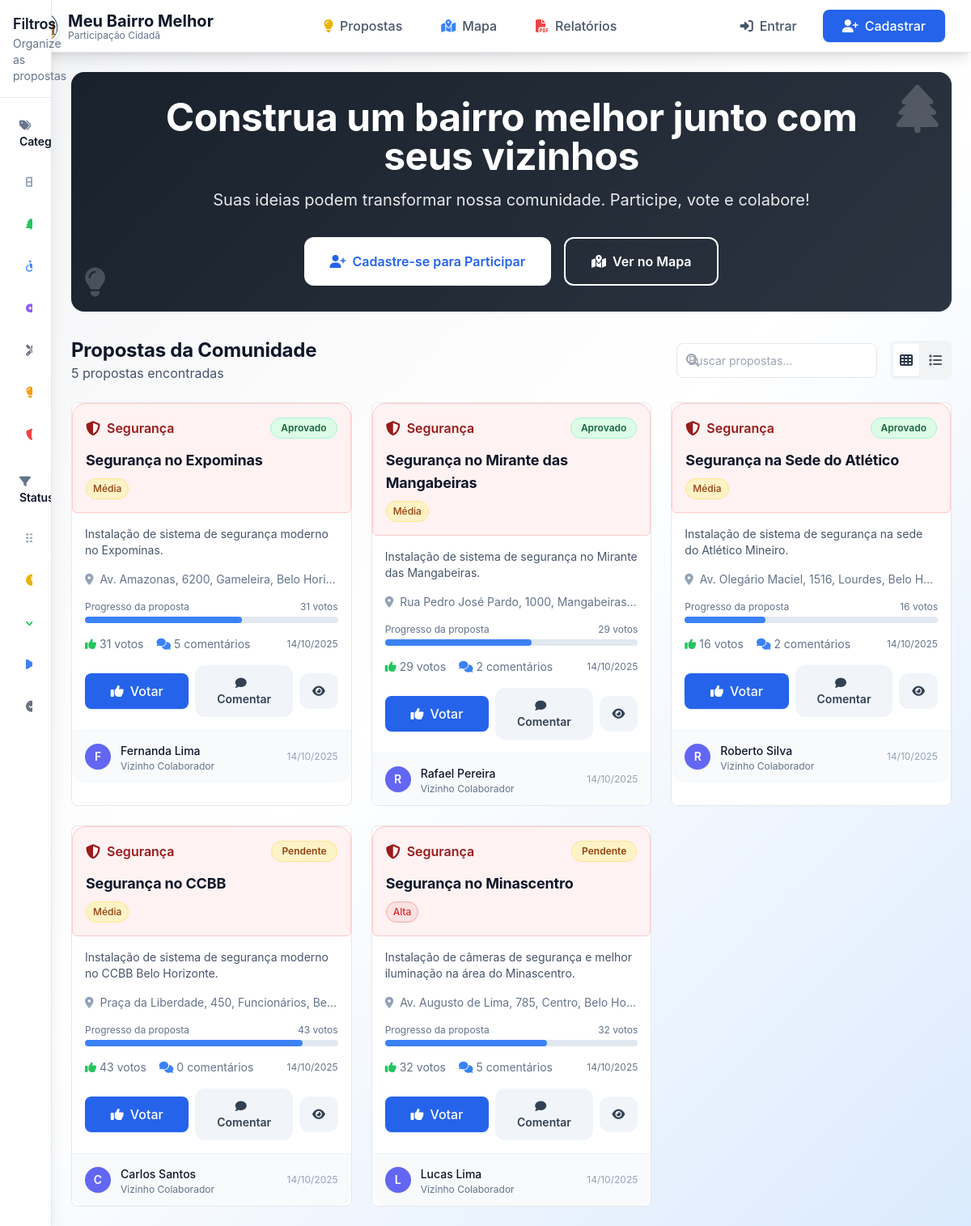
Page /?category=seguranca on the earlier database version.
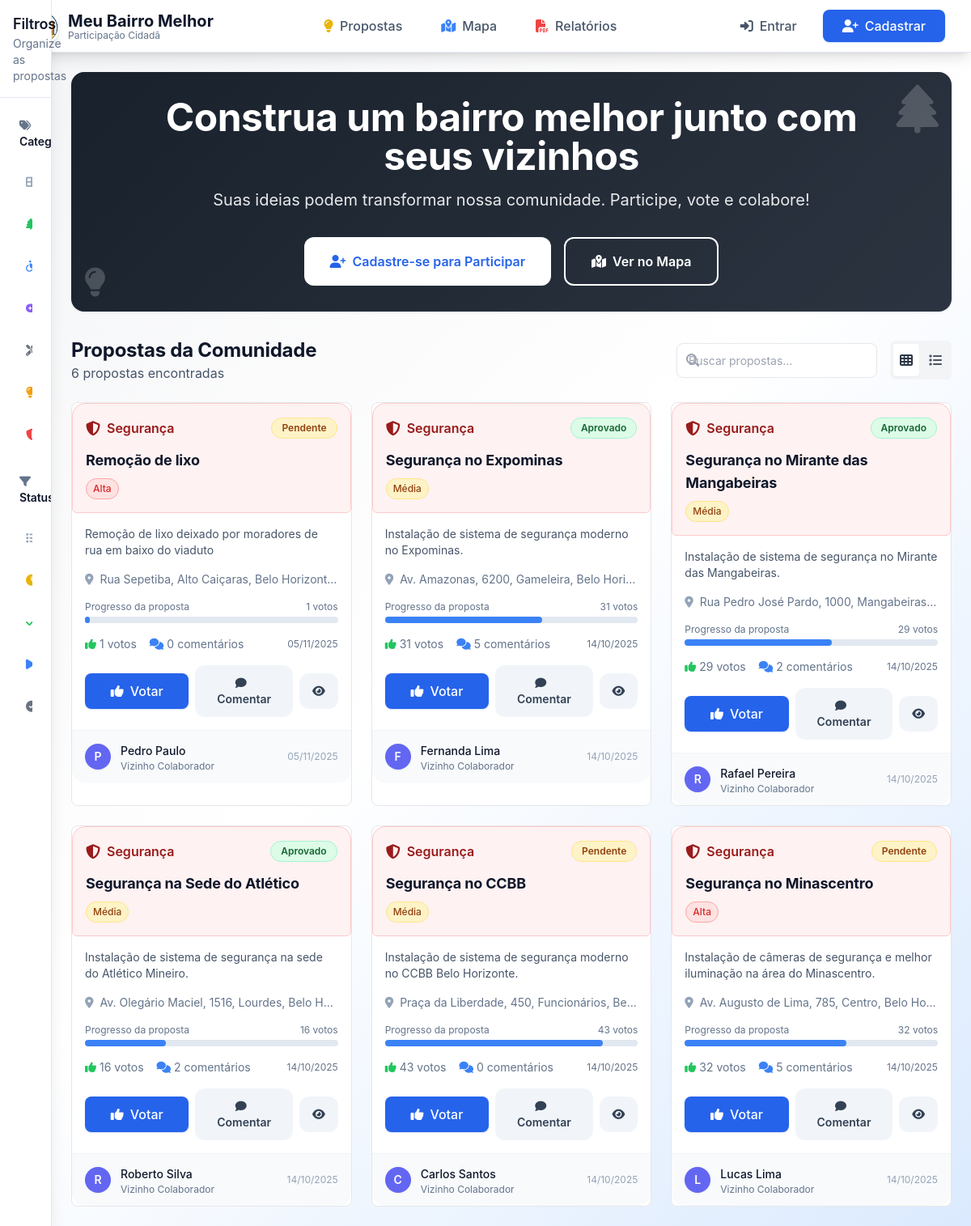
Same page on the later database version.
### app.py (models this page shows, shortened)
class Category(db.Model):
    id = db.Column(db.String(50), primary_key=True)
    name = db.Column(db.String(100), nullable=False)
    icon = db.Column(db.String(50))
    color = db.Column(db.String(7))

class Proposal(db.Model):
    id = db.Column(db.Integer, primary_key=True)
    title = db.Column(db.String(200), nullable=False)
    description = db.Column(db.Text, nullable=False)
    category = db.Column(db.String(50), db.ForeignKey('category.id'), nullable=False)
    latitude = db.Column(db.Float, nullable=False)
    longitude = db.Column(db.Float, nullable=False)
    address = db.Column(db.String(300), nullable=False)
    status = db.Column(db.String(20), default='pending')
    priority = db.Column(db.String(10), default='medium')
    votes_count = db.Column(db.Integer, default=0)
    comments_count = db.Column(db.Integer, default=0)
    author_id = db.Column(db.Integer, db.ForeignKey('user.id'), nullable=False)
    created_at = db.Column(db.DateTime, default=datetime.utcnow)
    updated_at = db.Column(db.DateTime, default=datetime.utcnow, onupdate=datetime.utcnow)
    author = db.relationship('User', backref='proposals')
    category_obj = db.relationship('Category', backref='proposals')

class User(UserMixin, db.Model):
    id = db.Column(db.Integer, primary_key=True)
    email = db.Column(db.String(120), unique=True, nullable=False)
    name = db.Column(db.String(100), nullable=False)
    password_hash = db.Column(db.String(128))
    created_at = db.Column(db.DateTime, default=datetime.utcnow)
    nome_completo = db.Column(db.String(200))
    cpf = db.Column(db.String(14))
    telefone = db.Column(db.String(20))
    endereco = db.Column(db.Text)
    cep = db.Column(db.String(10))
    data_nascimento = db.Column(db.Date)

### app.py (the view)
@app.route('/')
def index():
    page = request.args.get('page', 1, type=int)
    category = request.args.get('category', 'all')
    status = request.args.get('status', 'all')
    search = request.args.get('search', '')
    query = Proposal.query
    if category != 'all':
        query = query.filter(Proposal.category == category)
    if status != 'all':
        query = query.filter(Proposal.status == status)
    if search:
        query = query.filter(
            Proposal.title.contains(search) |
            Proposal.description.contains(search) |
            Proposal.address.contains(search)
        )
    proposals = query.order_by(Proposal.created_at.desc()).paginate(
        page=page, per_page=12, error_out=False
    )
    categories = Category.query.all()
    return render_template('index.html',
                         proposals=proposals,
                         categories=categories,
                         current_category=category,
                         current_status=status,
                         current_search=search)

### templates/index.html (shortened to what the changed rows need)
{% extends "base.html" %}
{% block content %}
<div class="hero-gradient rounded-2xl p-8 mb-8 text-white relative overflow-hidden">
    <div class="relative z-10">
        <div class="max-w-4xl mx-auto text-center">
            <h1 class="text-4xl md:text-5xl font-bold mb-4 animate-fadeInUp">
                Construa um bairro melhor junto com seus vizinhos
            </h1>
        </div>
    </div>
</div>
<div class="space-y-6">
    <div class="flex flex-col sm:flex-row sm:items-center sm:justify-between gap-4">
        <div>
            <h2 class="text-2xl font-bold text-neutral-900">Propostas da Comunidade</h2>
            <p class="text-neutral-600">
                {{ proposals.total }} {{ 'proposta encontrada' if proposals.total == 1 else 'propostas encontradas' }}
            </p>
        </div>
    </div>
    {% if proposals.items %}
        <div id="proposalsContainer" class="grid grid-cols-1 md:grid-cols-2 lg:grid-cols-3 gap-6">
            {% for proposal in proposals.items %}
            <div class="proposal-card card-hover animate-fadeInUp" style="animation-delay: {{ loop.index0 * 0.1 }}s;">
                <div class="category-{{ proposal.category }} p-4 rounded-t-2xl">
                    <div class="flex items-center justify-between mb-3">
                        <div class="flex items-center space-x-2">
                            <i class="fas fa-{{ proposal.category_obj.icon }} text-lg"></i>
                            <span class="font-semibold">{{ proposal.category_obj.name }}</span>
                        </div>
                        <span class="status-{{ proposal.status }} px-3 py-1 text-xs font-semibold rounded-full">
                            {% if proposal.status == 'pending' %}Pendente
                            {% elif proposal.status == 'approved' %}Aprovado
                            {% elif proposal.status == 'in_progress' %}Em Andamento
                            {% elif proposal.status == 'completed' %}Concluído
                            {% elif proposal.status == 'rejected' %}Rejeitado
                            {% endif %}
                        </span>
                    </div>
                    <h3 class="text-lg font-bold text-neutral-900 line-clamp-2 mb-2">{{ proposal.title }}</h3>
                    <div class="flex items-center space-x-2 text-sm">
                        <span class="priority-{{ proposal.priority }} px-2 py-1 text-xs font-medium rounded-full">
                            {% if proposal.priority == 'low' %}Baixa
                            {% elif proposal.priority == 'medium' %}Média
                            {% elif proposal.priority == 'high' %}Alta
                            {% endif %}
                        </span>
                    </div>
                </div>
                <div class="p-4">
                    <p class="text-neutral-600 text-sm mb-4 line-clamp-3">{{ proposal.description }}</p>
                    <div class="flex items-center text-sm text-neutral-500 mb-4">
                        <i class="fas fa-map-marker-alt mr-2 text-neutral-400"></i>
                        <span class="truncate">{{ proposal.address }}</span>
                    </div>
                    <div class="mb-4">
                        <div class="flex items-center justify-between text-xs text-neutral-500 mb-1">
                            <span>Progresso da proposta</span>
                            <span>{{ proposal.votes_count }} votos</span>
                        </div>
                        <div class="w-full bg-neutral-200 rounded-full h-2">
                            <div class="progress-bar-professional h-2 rounded-full" style="width: {{ (proposal.votes_count / 50 * 100) | round }}%"></div>
                        </div>
                    </div>
                    <div class="flex items-center justify-between text-sm text-neutral-500 mb-4">
                        <div class="flex items-center space-x-4">
                            <span class="flex items-center">
                                <i class="fas fa-thumbs-up mr-1 text-sustainability-500"></i>
                                {{ proposal.votes_count }} votos
                            </span>
                            <span class="flex items-center">
                                <i class="fas fa-comments mr-1 text-citizenship-500"></i>
                                {{ proposal.comments_count }} comentários
                            </span>
                        </div>
                        <span class="text-xs">{{ proposal.created_at.strftime('%d/%m/%Y') }}</span>
                    </div>
                    <div class="flex items-center space-x-2">
                        <button onclick="voteProposal({{ proposal.id }})"
                                class="btn-primary flex-1">
                            <i class="fas fa-thumbs-up mr-2"></i>Votar
                        </button>
                        <button onclick="commentProposal({{ proposal.id }})"
                                class="flex-1 bg-neutral-100 text-neutral-700 py-3 px-4 rounded-xl hover:bg-neutral-200 transition-all duration-300 text-sm font-semibold">
                            <i class="fas fa-comment mr-2"></i>Comentar
                        </button>
                        <a href="{{ url_for('proposta_detalhes', id=proposal.id) }}"
                           class="bg-neutral-100 text-neutral-700 py-3 px-4 rounded-xl hover:bg-neutral-200 transition-all duration-300 text-sm font-semibold">
                            <i class="fas fa-eye"></i>
                        </a>
                    </div>
                </div>
                <div class="px-4 py-3 bg-neutral-50 border-t border-neutral-100 rounded-b-2xl">
                    <div class="flex items-center justify-between">
                        <div class="flex items-center space-x-3">
                            <div class="w-8 h-8 user-avatar rounded-full flex items-center justify-center shadow-sm">
                                <span class="text-white text-sm font-semibold">{{ proposal.author.name[0].upper() }}</span>
                            </div>
                            <div>
                                <span class="text-sm font-medium text-neutral-900">{{ proposal.author.name }}</span>
                                <div class="text-xs text-neutral-500">Vizinho Colaborador</div>
                            </div>
                        </div>
                        <div class="text-xs text-neutral-400">
                            {{ proposal.created_at.strftime('%d/%m/%Y') }}
                        </div>
                    </div>
                </div>
            </div>
            {% endfor %}
        </div>
    {% endif %}
</div>
{% endblock %}

### templates/base.html (shortened to what the changed rows need)
<!DOCTYPE html>
<html lang="pt-BR">
<head>
    <script src="https://cdn.tailwindcss.com"></script>
    <link rel="stylesheet" href="https://cdnjs.cloudflare.com/ajax/libs/font-awesome/6.4.0/css/all.min.css">
    <link rel="stylesheet" href="{{ url_for('static', filename='css/custom.css') }}">
    <link rel="stylesheet" href="https://unpkg.com/leaflet@1.9.4/dist/leaflet.css" />
</head>
    <body class="min-h-screen gradient-bg">
    <div id="sidebar" class="hidden lg:flex fixed inset-y-0 left-0 z-50 w-16 bg-white shadow-xl transform lg:translate-x-0 transition-all duration-300 ease-in-out border-r border-neutral-200 flex flex-col sidebar-container">
        <div class="flex-1 overflow-y-auto">
            <div class="p-3 lg:p-6">
            <div class="mb-6">
                <div class="space-y-1">
                    {% for category in categories %}
                    <a href="{{ url_for('index', category=category.id) }}"
                       class="flex items-center px-3 lg:px-4 py-3 text-sm rounded-xl hover:bg-neutral-50 transition-all duration-200 group sidebar-link category-{{ category.id }} {% if request.args.get('category', 'all') == category.id %}border{% endif %}">
                        {% if category.name.lower() == 'arborização' %}
                            <i class="fas fa-tree mr-3 w-5 text-center" style="color: {{ category.color }}"></i>
                        {% elif category.name.lower() == 'acessibilidade' %}
                            <i class="fas fa-wheelchair mr-3 w-5 text-center" style="color: {{ category.color }}"></i>
                        {% elif category.name.lower() == 'lazer' %}
                            <i class="fas fa-gamepad mr-3 w-5 text-center" style="color: {{ category.color }}"></i>
                        {% elif category.name.lower() == 'infraestrutura' %}
                            <i class="fas fa-tools mr-3 w-5 text-center" style="color: {{ category.color }}"></i>
                        {% elif category.name.lower() == 'outros' %}
                            <i class="fas fa-ellipsis-h mr-3 w-5 text-center" style="color: {{ category.color }}"></i>
                        {% else %}
                            <i class="fas fa-{{ category.icon }} mr-3 w-5 text-center" style="color: {{ category.color }}"></i>
                        {% endif %}
                    </a>
                    {% endfor %}
                </div>
            </div>
            </div>
        </div>
        </div>
    <main class="p-4 lg:p-6 transition-all duration-300 main-content">
        {% block content %}{% endblock %}
    </main>
</body>
</html>

Differences in the rows shown:
added Proposal: category_obj.name "Segurança", status "Pendente", title "Remoção de lixo", priority "Alta", description "Remoção de lixo deixado por moradores de rua em baixo do viaduto", address "Rua Sepetiba, Alto Caiçaras, Belo Horizont…", votes_count "1", comments_count "0", created_at "05/11/2025", author "P", author.name "Pedro Paulo"
Other differences:
{{ proposals.total }}: "5" → "6"
